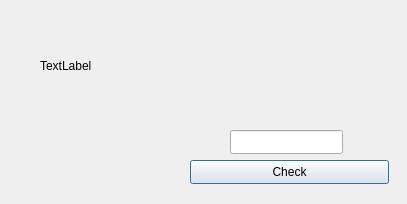
<?xml version="1.0" encoding="UTF-8"?>
<ui version="4.0">
 <class>sabotageWidget</class>
 <widget class="QDialog" name="sabotageWidget">
  <property name="geometry">
   <rect>
    <x>0</x>
    <y>0</y>
    <width>407</width>
    <height>204</height>
   </rect>
  </property>
  <property name="windowTitle">
   <string>Dialog</string>
  </property>
  <widget class="QLabel" name="taskLabel">
   <property name="geometry">
    <rect>
     <x>40</x>
     <y>20</y>
     <width>199</width>
     <height>92</height>
    </rect>
   </property>
   <property name="text">
    <string>TextLabel</string>
   </property>
  </widget>
  <widget class="QPushButton" name="checkButton">
   <property name="geometry">
    <rect>
     <x>190</x>
     <y>160</y>
     <width>199</width>
     <height>24</height>
    </rect>
   </property>
   <property name="text">
    <string>Check</string>
   </property>
  </widget>
  <widget class="QLineEdit" name="answerWidget">
   <property name="geometry">
    <rect>
     <x>230</x>
     <y>130</y>
     <width>113</width>
     <height>24</height>
    </rect>
   </property>
  </widget>
 </widget>
 <resources/>
 <connections/>
</ui>
